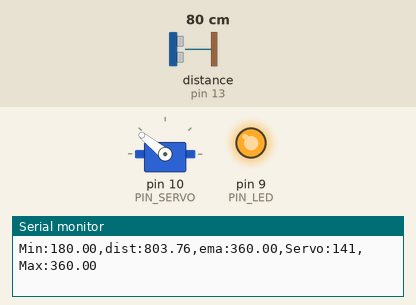
The sketch below on a simulated Arduino Uno, built with avr-gcc and run on an emulated ATmega328P. Shown: servo, output pins drawn as LEDs (lit = HIGH), the last lines printed to the serial monitor. Wiring (inferred from the names in the program): ultrasonic range finder: trigger pin 12; echo pin 13. The inputs (shaded band) are chosen by the test bench; at power-on: distance to the obstacle (sensor on pin 13) 80 cm. The echo pulse lasts 58.3 µs per cm; pins used as bus, display or sensor lines are not drawn.

Above: at 1.2 s.
1.3 s: distance to the obstacle (sensor on pin 13) set to 2 cm
At 2.0 s:
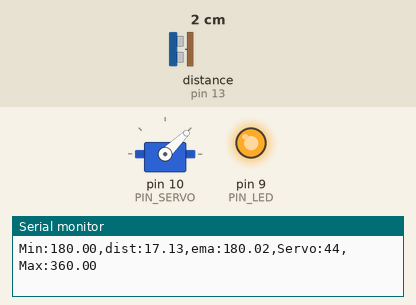
3.2 s: distance to the obstacle (sensor on pin 13) set to 16 cm
4.7 s: distance to the obstacle (sensor on pin 13) set to 20 cm
At 6.0 s:
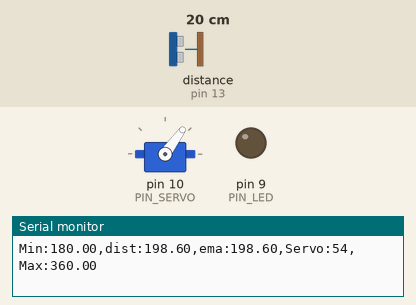
6.4 s: distance to the obstacle (sensor on pin 13) set to 35 cm
At 7.5 s:
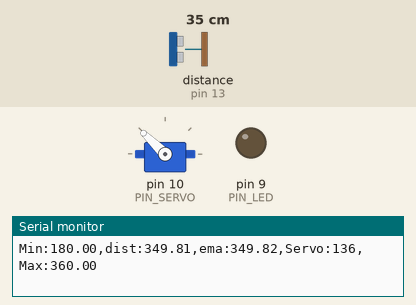
8.3 s: distance to the obstacle (sensor on pin 13) set to 4 cm
At 8.45 s:
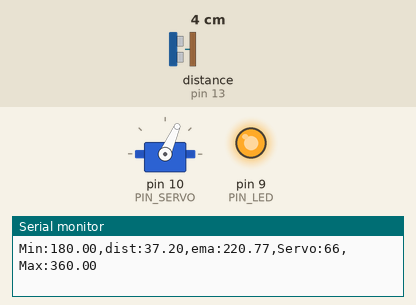
10.1 s: distance to the obstacle (sensor on pin 13) set to 60 cm
At 10.9 s:
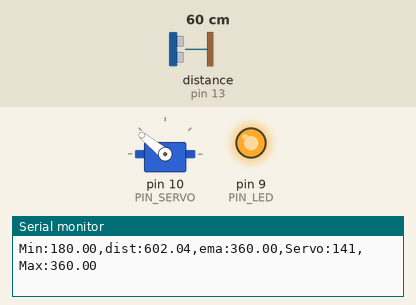
Timing chart, 0 to 12.9 s (numbered marks = the images above; inputs shaded):
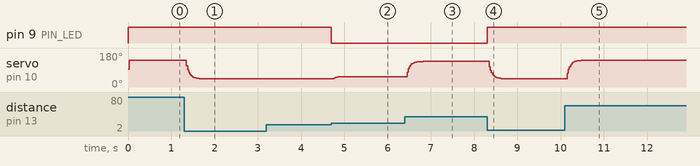

The sketch:

11P07.ino
```cpp
#include <Servo.h>

// Arduino pin assignment (based on 11_example_1.ino)
#define PIN_LED   9    // LED active-low
#define PIN_TRIG  12   // sonar TRIGGER
#define PIN_ECHO  13   // sonar ECHO
#define PIN_SERVO 10   // servo signal

// Sonar configuration
#define SND_VEL 346.0
#define INTERVAL 25
#define PULSE_DURATION 10
#define _DIST_MIN 180.0  // mm = 18 cm
#define _DIST_MAX 360.0  // mm = 36 cm
#define TIMEOUT ((INTERVAL / 2) * 1000.0)
#define SCALE (0.001 * 0.5 * SND_VEL)

// Filters: median suppresses isolated spikes; EMA smooths motion
#define MEDIAN_SIZE 5
#define _EMA_ALPHA 0.3

// Tune pulse widths to the actual servo before recording the demo
#define _DUTY_MIN 1000
#define _DUTY_MAX 2000
#define _DUTY_NEU ((_DUTY_MIN + _DUTY_MAX) / 2)

Servo myservo;
float dist_ema = (_DIST_MIN + _DIST_MAX) / 2;
float dist_raw = 0;
float dist_samples[MEDIAN_SIZE];
int sample_count = 0;
int sample_index = 0;
bool ema_ready = false;
unsigned long last_sampling_time = 0;

float USS_measure(int TRIG, int ECHO) {
  digitalWrite(TRIG, LOW);
  delayMicroseconds(2);
  digitalWrite(TRIG, HIGH);
  delayMicroseconds(PULSE_DURATION);
  digitalWrite(TRIG, LOW);
  return pulseIn(ECHO, HIGH, (unsigned long)TIMEOUT) * SCALE;
}

float medianFilter(float value) {
  dist_samples[sample_index] = value;
  sample_index = (sample_index + 1) % MEDIAN_SIZE;
  if (sample_count < MEDIAN_SIZE) sample_count++;

  float sorted[MEDIAN_SIZE];
  for (int i = 0; i < sample_count; i++) sorted[i] = dist_samples[i];
  for (int i = 0; i < sample_count - 1; i++) {
    for (int j = i + 1; j < sample_count; j++) {
      if (sorted[i] > sorted[j]) {
        float t = sorted[i];
        sorted[i] = sorted[j];
        sorted[j] = t;
      }
    }
  }
  return sorted[sample_count / 2];
}

void setup() {
  pinMode(PIN_LED, OUTPUT);
  pinMode(PIN_TRIG, OUTPUT);
  pinMode(PIN_ECHO, INPUT);
  digitalWrite(PIN_LED, HIGH);  // active-low: OFF
  digitalWrite(PIN_TRIG, LOW);

  myservo.attach(PIN_SERVO);
  myservo.writeMicroseconds(_DUTY_NEU);
  Serial.begin(57600);
  last_sampling_time = millis();
}

void loop() {
  if (millis() - last_sampling_time < INTERVAL) return;
  last_sampling_time += INTERVAL;

  dist_raw = USS_measure(PIN_TRIG, PIN_ECHO);
  bool echo_ok = (dist_raw > 0.0);
  bool in_range = echo_ok && dist_raw >= _DIST_MIN && dist_raw <= _DIST_MAX;

  // Active-low LED: ON only for valid measurements in 18..36 cm
  digitalWrite(PIN_LED, in_range ? LOW : HIGH);

  if (echo_ok) {
    // Range filter: actual distances below/above range map to endpoints.
    // A zero pulseIn result means no echo, not a distance of zero.
    float dist_filtered = constrain(dist_raw, _DIST_MIN, _DIST_MAX);

    // Median filter: suppress one-off jumps before EMA.
    float dist_median = medianFilter(dist_filtered);

    // EMA: smooth the remaining variations.
    if (!ema_ready) {
      dist_ema = dist_median;
      ema_ready = true;
    } else {
      dist_ema = _EMA_ALPHA * dist_median
               + (1.0 - _EMA_ALPHA) * dist_ema;
    }

    float angle = (dist_ema - _DIST_MIN) * 180.0 / (_DIST_MAX - _DIST_MIN);
    angle = constrain(angle, 0.0, 180.0);
    int duty = _DUTY_MIN + (int)((_DUTY_MAX - _DUTY_MIN) * angle / 180.0 + 0.5);
    myservo.writeMicroseconds(duty);
  }
  // Timeout: hold the last servo position and EMA value.

  Serial.print("Min:");   Serial.print(_DIST_MIN);
  Serial.print(",dist:"); Serial.print(dist_raw);
  Serial.print(",ema:");  Serial.print(dist_ema);
  Serial.print(",Servo:");Serial.print(myservo.read());
  Serial.print(",Max:");  Serial.print(_DIST_MAX);
  Serial.println();
}
```

Measured:
- the behaviour switches between 18 and 19 cm on distance to the obstacle (sensor on pin 13) (found by bisection; images 1 and 2)
- after the input at 1.3 s, servo on pin 10 (PIN_SERVO): moves from 141° to 44° over 0.40 s, starting after 0.05 s
- after the input at 4.7 s, pin 9 (PIN_LED): HIGH → LOW at once; servo on pin 10 (PIN_SERVO): 44° → 53° after 0.05 s, → 54° 0.18 s later
- after the input at 6.4 s, servo on pin 10 (PIN_SERVO): moves from 54° to 136° over 0.38 s, starting after 0.05 s
- after the input at 8.3 s, pin 9 (PIN_LED): LOW → HIGH at once; servo on pin 10 (PIN_SERVO): moves from 136° to 44° over 0.40 s, starting after 0.05 s
- after the input at 10.1 s, servo on pin 10 (PIN_SERVO): moves from 44° to 141° over 0.32 s, starting after 0.06 s
